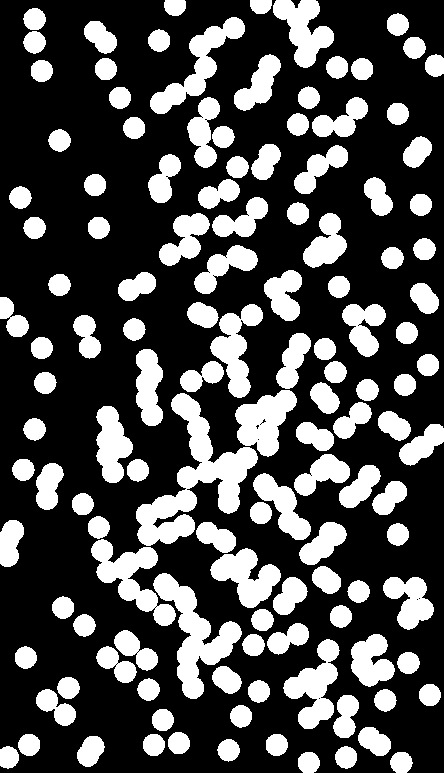
#> input picture assignment4/src/DIP_2019_A4/coins.jpg, 444 x 773 px
$ jupyter execute q3.ipynb
#> lines starting #> are read from the running program, lines starting #| are printed output that depends on the picture; after the words box and inside, x2 and y2 are one past the last pixel; in counts of white or black regions, pixels touching at a corner belong together
[cell 1]
import numpy as np
import cv2
from matplotlib import pyplot as plt

[cell 2]
def erosion_dilation(img,erosion=True,s=3):
    padding=True
    st = 1
    if padding:
        pad_size = s//2
        img = np.pad(img,(pad_size,pad_size),mode='edge')

    h,w = img.shape[0],img.shape[1]

    rows = (h - s)//st +1
    cols = (w - s)//st +1
    out = np.zeros((rows,cols))

    for i in range(rows):
        for j in range(cols):
            curr = img[i:i+s,j:j+s]
            if erosion:
                out[i,j] = np.min(curr)
            else:
                out[i,j] = np.max(curr)

    return out

def two_pass(img):
    cls = np.zeros(img.shape,dtype=np.int32)
    #1st pass
    neig = []
    c = 0
    if img[0,0]==0:
        cls[0,0] = 0
    else:
        cls[0,0] = 1
        c = 1
    for i in range(img.shape[0]):
        for j in range(img.shape[1]):
            if i==0:
                if j!=0:
                    if img[i,j]==1 and img[i,j-1]==1:
                        cls[i,j] = cls[i,j-1]
                    elif img[i,j]==1:
                        cls[i,j] = c+1
                        c+=1
            else:
                if img[i,j]==1 and img[i-1,j]==1:
                    cls[i,j] = cls[i-1,j]
                    if j>0 and img[i,j-1]==1:
                        cls[i,j] = np.min(np.array([cls[i-1,j],cls[i,j-1]]))
                        if cls[i-1,j]!=cls[i,j-1]:
                            neig.append(cls[i-1,j])
                            neig.append(cls[i,j-1])
                elif img[i,j]==1 and j>0 and img[i,j-1]==1:
                    cls[i,j] = cls[i,j-1]
                elif img[i,j]==1:
                    cls[i,j] = c+1
                    c+=1

    #calculate the neigbourhood
    arr = np.arange(c+1)

    for i in range(len(neig)//2):
        j = min(neig[2*i],neig[2*i+1])
        k = max(neig[2*i],neig[2*i+1])
        arr[k] = j

    for i in range(c+1):
        j = arr[i]
        k = i
        while j!=k:
            k = j
            j = arr[j]
        arr[i] = j
    out = cls.copy()
    for i in range(img.shape[0]):
        for j in range(img.shape[1]):
            out[i,j] = arr[cls[i,j]]

    return out

[cell 3]
_,img = cv2.threshold(cv2.cvtColor(cv2.imread('DIP_2019_A4/coins.jpg'),cv2.COLOR_BGR2GRAY),127,255,cv2.THRESH_BINARY)
#> img: shape (773, 444); 29.9% white; 129 white regions, largest, box (x1, y1, x2, y2) and area: (136, 393, 258, 546) 6177, (153, 573, 242, 699) 3865, (91, 539, 176, 626) 2784
img = img//255
img[0:,0] = 1
img[0,0:] = 1
img[-1,0:] = 1
img[0:,-1] = 1
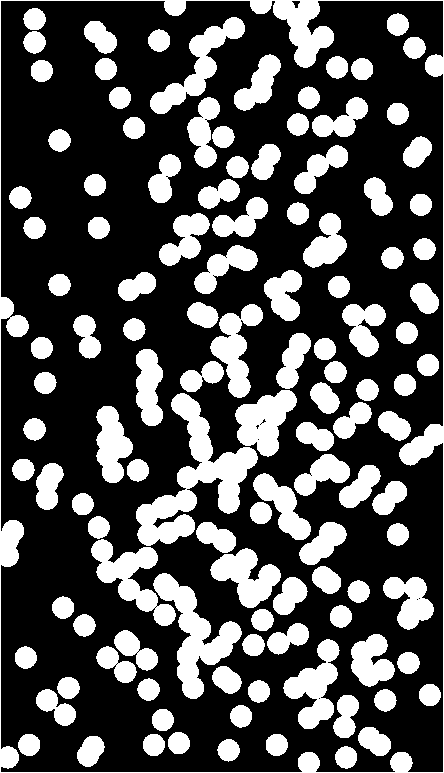
#> img: shape (773, 444); values 0 (black) and 1 (white), 30.5% white; 120 white regions, largest, box (x1, y1, x2, y2) and area: (0, 0, 444, 773) 8991, (136, 393, 258, 546) 6177, (153, 573, 242, 699) 3865
cls = two_pass(img)
#> after the loop in two_pass, `for i in range(img.shape[0]):`:
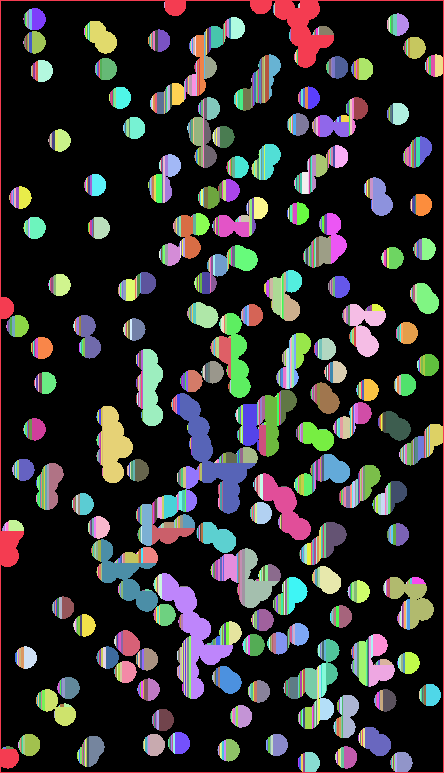
#> cls: shape (773, 444) int32; 1581 distinct labels, from 0 to 1580; one colour per label, 0 black
#> after the loop in two_pass, `for i in range(img.shape[0]):`:
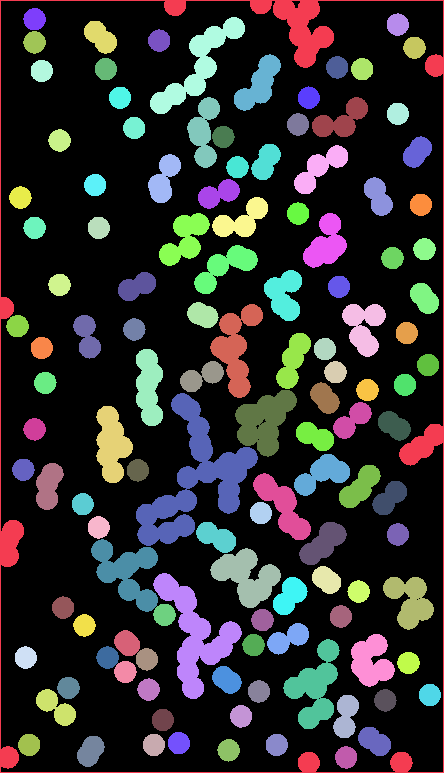
#> out: shape (773, 444) int32; 125 distinct labels, from 0 to 1554; one colour per label, 0 black
out = np.zeros(img.shape,dtype=int)
out[cls==1] = 1

[cell 4]
_,img = cv2.threshold(cv2.cvtColor(cv2.imread('DIP_2019_A4/coins.jpg'),cv2.COLOR_BGR2GRAY),127,255,cv2.THRESH_BINARY)
fig = plt.figure()
fig.set_size_inches(10, 10)
fig.add_subplot(121)
plt.imshow(img,'gray')
plt.subplot(1,2,2)
plt.imshow(out,'gray')
plt.show()
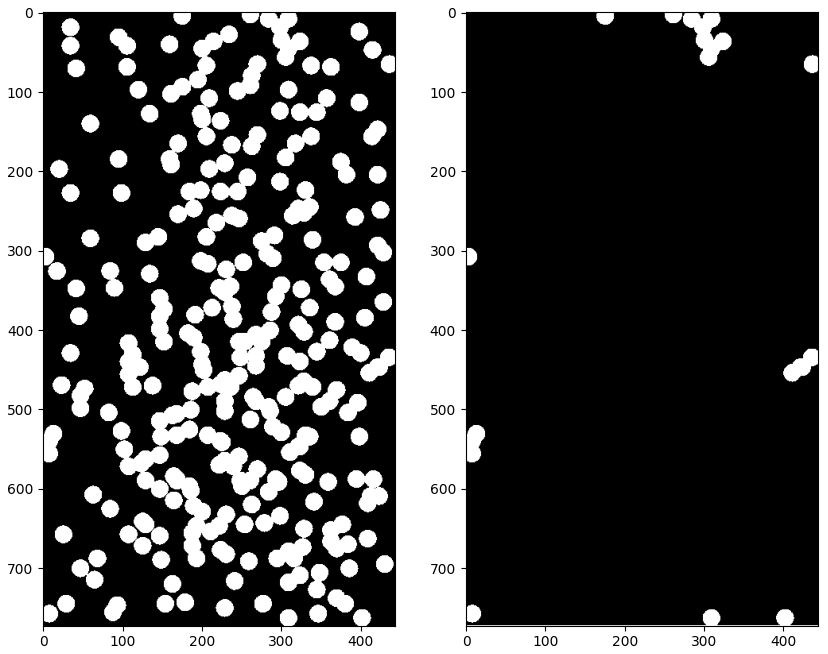
#> figure drawn by matplotlib, 2 panels

[cell 5]
_,img = cv2.threshold(cv2.cvtColor(cv2.imread('DIP_2019_A4/coins.jpg'),cv2.COLOR_BGR2GRAY),127,255,cv2.THRESH_BINARY)
img = img//255
img = erosion_dilation(img,erosion=True,s=2)
#> in erosion_dilation, `img = np.pad(img,(pad_size,pad_size),mode='edge')`:
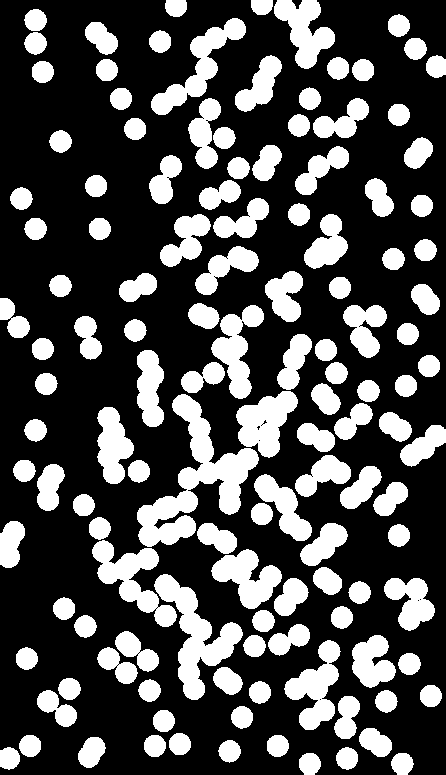
#> img: shape (775, 446); values 0 (black) and 1 (white), 29.7% white; 129 white regions, largest, box (x1, y1, x2, y2) and area: (137, 394, 259, 547) 6177, (154, 574, 243, 700) 3865, (92, 540, 177, 627) 2784
#> after the loop in erosion_dilation, `for i in range(rows):`:
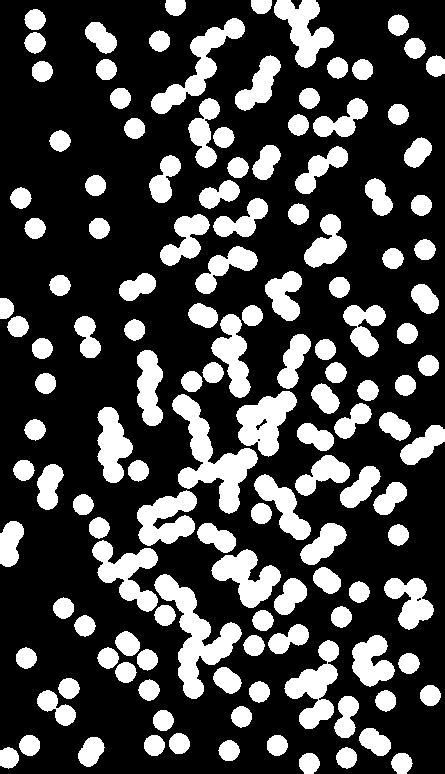
#> out: shape (774, 445) float64; values 0 (black) and 1 (white), 27% white; 136 white regions, largest, box (x1, y1, x2, y2) and area: (172, 394, 258, 514) 3583, (154, 574, 242, 699) 3568, (151, 18, 245, 114) 2368
cls = two_pass(img)
#> after the loop in two_pass (call 2), `for i in range(img.shape[0]):`:
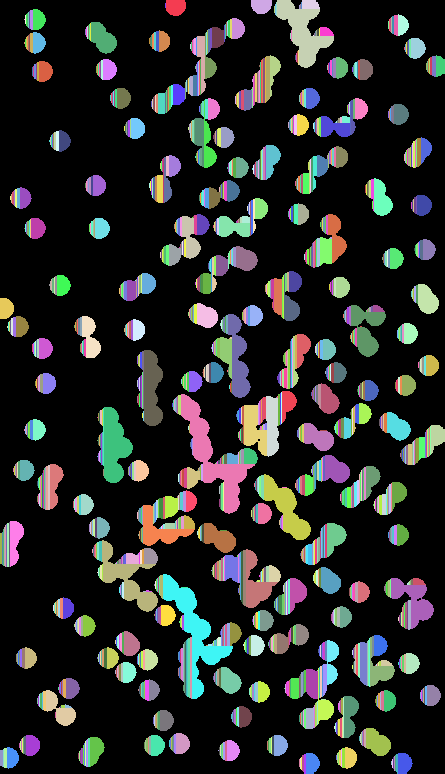
#> cls: shape (774, 445) int32; 1590 distinct labels, from 0 to 1589; one colour per label, 0 black
#> after the loop in two_pass (call 2), `for i in range(img.shape[0]):`:
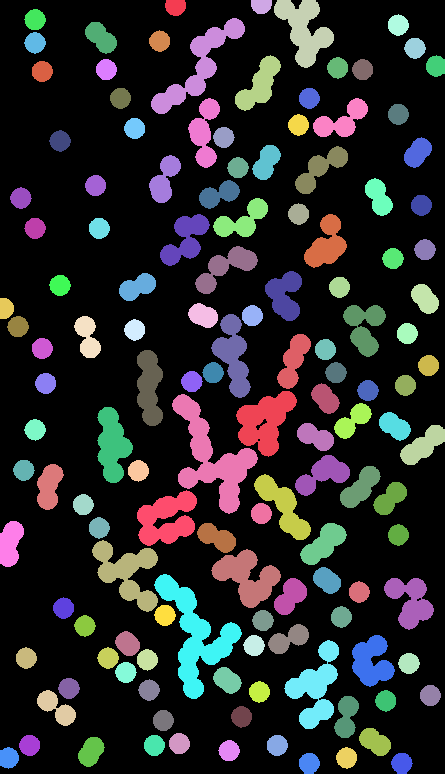
#> out: shape (774, 445) int32; 137 distinct labels, from 0 to 1577; one colour per label, 0 black
arr,count = np.unique(cls,return_counts=True)
#> arr = 137 values from 0 to 1577; count = 137 values, max 251388 at index 0, min 248 at index 50, mean 2514.1
# arr,count

[cell 6]
out = np.zeros(img.shape,dtype=int)
for i in range(1,arr.size):
    if count[i] > 400:
        out[cls==arr[i]] = 1
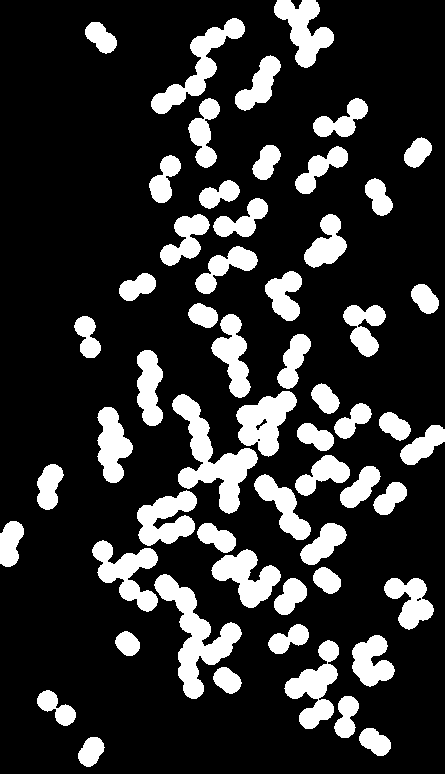
#> out: shape (774, 445) int64; values 0 (black) and 1 (white), 19.2% white; 57 white regions, largest, box (x1, y1, x2, y2) and area: (172, 394, 258, 514) 3583, (154, 574, 242, 699) 3568, (151, 18, 245, 114) 2368
fig = plt.figure()
fig.set_size_inches(10, 10)
fig.add_subplot(121)
plt.imshow(img,'gray')
plt.subplot(1,2,2)
plt.imshow(out,'gray')
plt.show()

[cell 7]
out = np.zeros(img.shape,dtype=int)
for i in range(1,arr.size):
    if count[i] < 400:
        out[cls==arr[i]] = 1
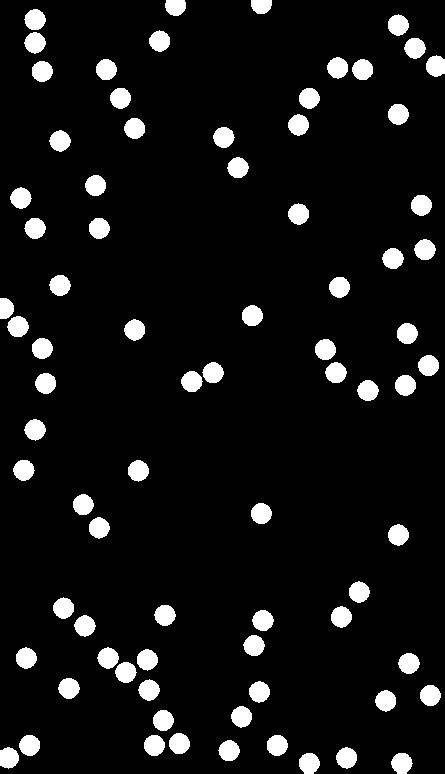
#> out: shape (774, 445) int64; values 0 (black) and 1 (white), 7.8% white; 79 white regions, largest, box (x1, y1, x2, y2) and area: (391, 753, 413, 774) 350, (7, 316, 29, 337) 348, (154, 605, 176, 626) 348
fig = plt.figure()
fig.set_size_inches(10, 10)
fig.add_subplot(121)
plt.imshow(img,'gray')
plt.subplot(1,2,2)
plt.imshow(out,'gray')
plt.show()

$ run again, with assignment4/src/DIP_2019_A4/kidney.jpg copied over assignment4/src/DIP_2019_A4/coins.jpg
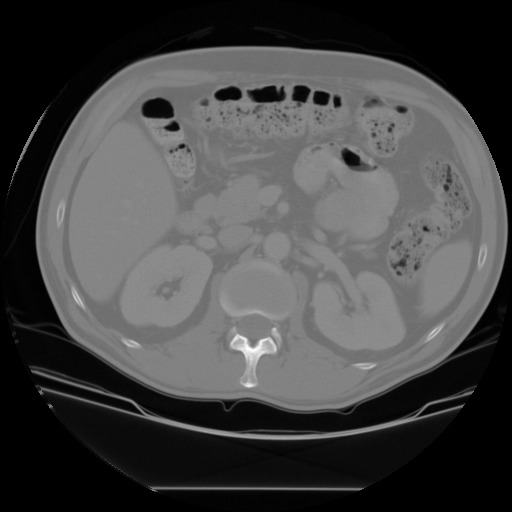
#> input picture assignment4/src/DIP_2019_A4/kidney.jpg, 512 x 512 px
#> after the loop in two_pass (call 2), `for i in range(img.shape[0]):`:
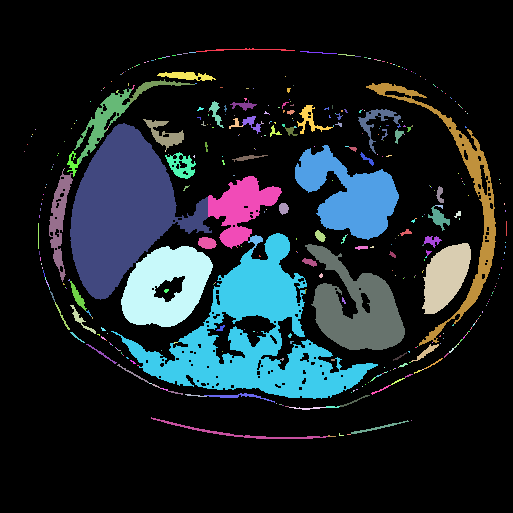
#> out: shape (513, 513) int32; 423 distinct labels, from 0 to 1253; one colour per label, 0 black
#> `arr,count = np.unique(cls,return_counts=True)`: arr = 423 values from 0 to 1253; count = 423 values, max 202627 at index 0, min 1 at index 14, mean 622.1
#> after the loop `for i in range(1,arr.size):`:
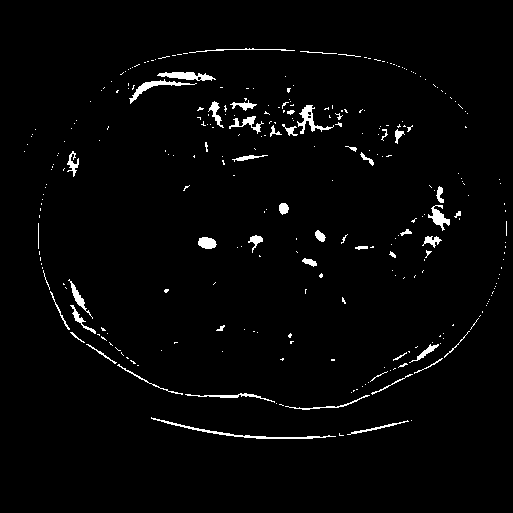
#> out: shape (513, 513) int64; values 0 (black) and 1 (white), 2.2% white; 295 white regions (243 under 20 px), largest, box (x1, y1, x2, y2) and area: (151, 417, 336, 439) 409, (157, 72, 216, 81) 309, (129, 79, 197, 104) 307

$ run again, with assignment4/src/DIP_2019_A4/objects.png saved as assignment4/src/DIP_2019_A4/coins.jpg
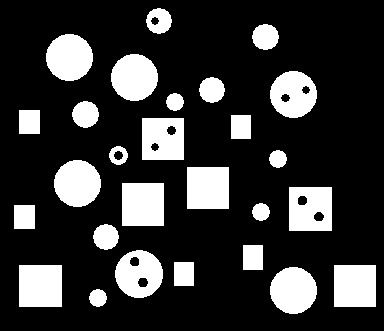
#> input picture assignment4/src/DIP_2019_A4/objects.png, 384 x 331 px
#> `arr,count = np.unique(cls,return_counts=True)`: arr = 28 values from 0 to 181; count = 28 values, max 102710 at index 0, min 160 at index 12, mean 4565
#> after the loop `for i in range(1,arr.size):`:
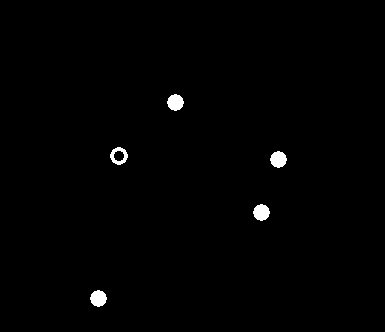
#> out: shape (332, 385) int64; values 0 (black) and 1 (white), 0.79% white; 5 white regions, box (x1, y1, x2, y2) and area: (167, 94, 184, 111) 213, (270, 151, 287, 168) 213, (253, 204, 270, 221) 213, (90, 290, 107, 307) 213, (110, 147, 128, 165) 160
